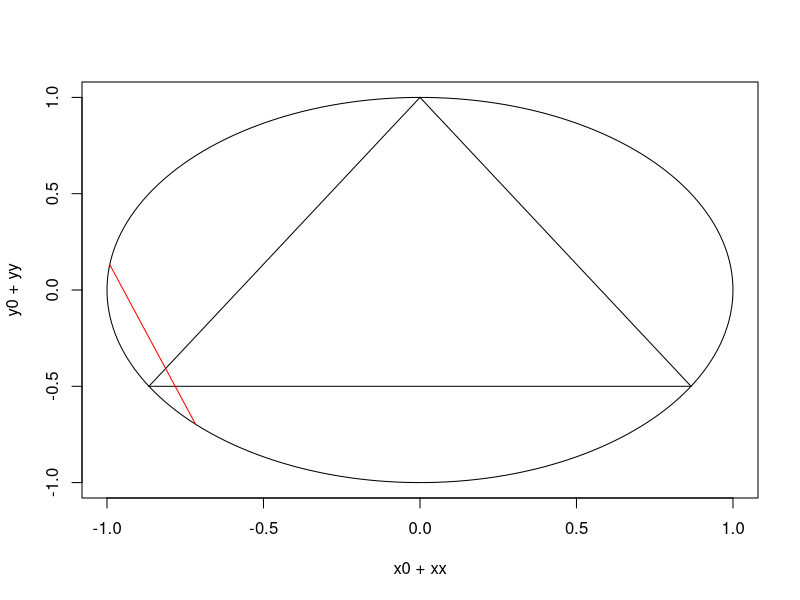

The R script that drew this image:
#bertrands paradox plot

library(tidyverse)
library(ggplot2)
library(ggforce)
theme_set(theme_void())

r=1; #radius of circle
x0=0; y0=0; #centre of circle

#circle points
k=seq(0,2*pi,len=200);
xx=r*cos(k);
yy=r*sin(k);

#plotting the circle
plot(x0+xx,y0+yy,type="l", col='black');

#angles of equilateral triangles
thetaTri1=2*pi;
thetaTri2=thetaTri1+2*pi/3;
thetaTri3=thetaTri1-2*pi/3;

#points for equilateral triangle
xTri1=x0+r*sin(thetaTri1);yTri1=x0+r*cos(thetaTri1);
xTri2=x0+r*sin(thetaTri2);yTri2=x0+r*cos(thetaTri2);
xTri3=x0+r*sin(thetaTri3);yTri3=x0+r*cos(thetaTri3);

#plotting the equilateral triangle
lines(c(xTri1,xTri2),c(yTri1,yTri2));
lines(c(xTri2,xTri3),c(yTri2,yTri3));
lines(c(xTri3,xTri1),c(yTri3,yTri1));

#angles of chords 
thetaChord1=2*pi*runif(1);
thetaChord2=2*pi*runif(1);

#points chord
xChord1=x0+r*cos(thetaChord1);yChord1=x0+r*sin(thetaChord1);
xChord2=x0+r*cos(thetaChord2);yChord2=x0+r*sin(thetaChord2);

#plotting the chord
lines(c(xChord1,xChord2),c(yChord1,yChord2),col='red')